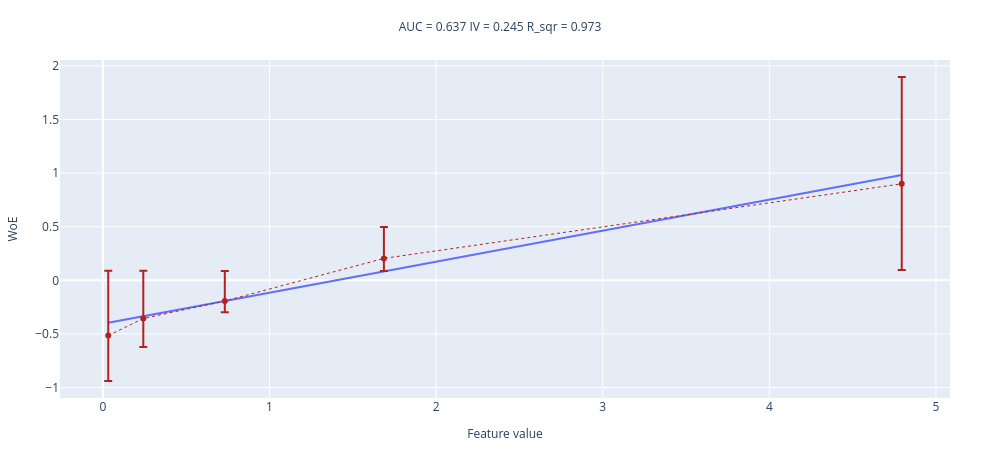

Write notebook code for a chart like this one.
### Markdown cell above
#### №2 

Запустите функцию с `values=x ** 2`. Как по графику определить эту ситуацию? Что нужно делать в таком случае?

### Code cell
woe_line(values=x ** 2, target=y, n_buckets=5)

### Figure 1 — Plotly figure (JSON) as saved in the notebook; plotly's stock layout.template omitted (floating-point values rounded to 4 significant figures)
{"data": [{"mode": "lines", "name": "interpolation_line", "showlegend": false, "type": "scatter", "x": [0.03208, 0.2425, 0.7318, 1.687, 4.795], "y": [-0.3951, -0.3343, -0.1927, 0.08343, 0.9825]}, {"error_y": {"array": [-0.4246, -0.2667, -0.1046, 0.2928, 0.9969], "arrayminus": [-0.6056, -0.4447, -0.2806, 0.1166, 0.8036], "symmetric": false, "type": "data"}, "line": {"color": "firebrick", "dash": "dot", "width": 1}, "name": "WoE", "showlegend": false, "type": "scatter", "x": [0.03208, 0.2425, 0.7318, 1.687, 4.795], "y": [-0.5151, -0.3557, -0.1926, 0.2047, 0.9002]}], "layout": {"height": 450, "margin": {"b": 50, "l": 50, "r": 50, "t": 60}, "title": {"font": {"size": 12}, "text": "AUC = 0.637 IV = 0.245 R_sqr = 0.973 ", "x": 0.5, "xanchor": "center", "y": 0.95, "yanchor": "top"}, "width": 1000, "xaxis": {"title": {"font": {"size": 12}, "text": "Feature value"}}, "yaxis": {"title": {"font": {"size": 12}, "text": "WoE"}}}}
